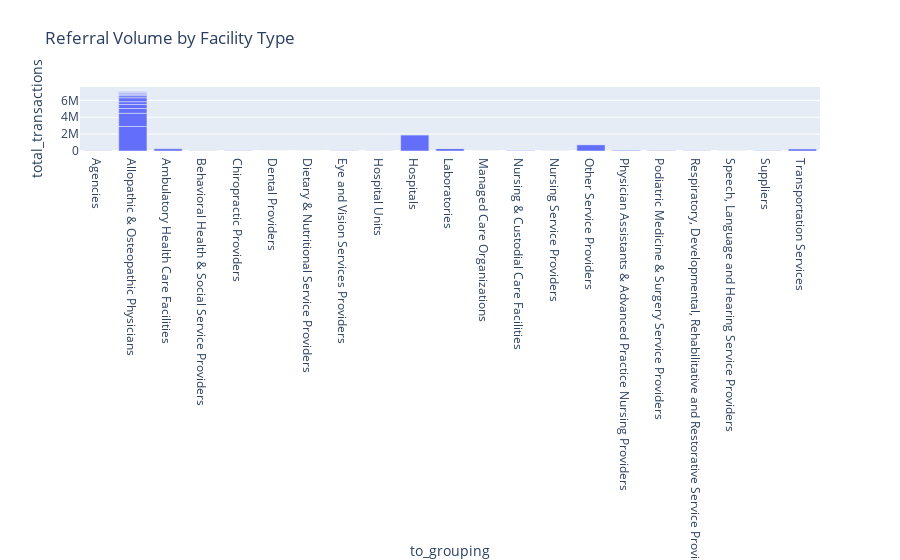

Notebook code cell kept with this figure:
### Code cell
fig = px.bar(classifications,
             x="to_grouping", 
             y="total_transactions", 
             #color="to_classification", 
             title="Referral Volume by Facility Type",
             #hover_name="country", 
             hover_data=["count_npi", "total_patients","total_transactions"])
fig.show()

### Figure 1 — Plotly figure (JSON) as saved in the notebook; plotly's stock layout.template omitted (floating-point values rounded to 4 significant figures; data arrays with more than 128 entries replaced by an {"elided": "..."} marker saying what was removed)
{"data": [{"alignmentgroup": "True", "customdata": {"elided": "66x3 int values"}, "hovertemplate": "to_grouping=%{x}<br>total_transactions=%{customdata[2]}<br>count_npi=%{customdata[0]}<br>total_patients=%{customdata[1]}<extra></extra>", "legendgroup": "", "marker": {"color": "#636efa"}, "name": "", "offsetgroup": "", "orientation": "v", "showlegend": false, "textposition": "auto", "type": "bar", "x": ["Agencies", "Agencies", "Agencies", "Allopathic & Osteopathic Physicians", "Allopathic & Osteopathic Physicians", "Allopathic & Osteopathic Physicians", "Allopathic & Osteopathic Physicians", "Allopathic & Osteopathic Physicians", "Allopathic & Osteopathic Physicians", "Allopathic & Osteopathic Physicians", "Allopathic & Osteopathic Physicians", "Allopathic & Osteopathic Physicians", "Allopathic & Osteopathic Physicians", "Allopathic & Osteopathic Physicians", "Allopathic & Osteopathic Physicians", "Allopathic & Osteopathic Physicians", "Allopathic & Osteopathic Physicians", "Allopathic & Osteopathic Physicians", "Allopathic & Osteopathic Physicians", "Allopathic & Osteopathic Physicians", "Allopathic & Osteopathic Physicians", "Allopathic & Osteopathic Physicians", "Allopathic & Osteopathic Physicians", "Allopathic & Osteopathic Physicians", "Allopathic & Osteopathic Physicians", "Allopathic & Osteopathic Physicians", "Allopathic & Osteopathic Physicians", "Ambulatory Health Care Facilities", "Behavioral Health & Social Service Providers", "Behavioral Health & Social Service Providers", "Behavioral Health & Social Service Providers", "Behavioral Health & Social Service Providers", "Chiropractic Providers", "Dental Providers", "Dietary & Nutritional Service Providers", "Eye and Vision Services Providers", "Hospital Units", "Hospital Units", "Hospitals", "Hospitals", "Hospitals", "Hospitals", "Hospitals", "Laboratories", "Laboratories", "Managed Care Organizations", "Nursing & Custodial Care Facilities", "Nursing & Custodial Care Facilities", "Nursing Service Providers", "Nursing Service Providers", "Other Service Providers", "Other Service Providers", "Physician Assistants & Advanced Practice Nursing Providers", "Physician Assistants & Advanced Practice Nursing Providers", "Physician Assistants & Advanced Practice Nursing Providers", "Physician Assistants & Advanced Practice Nursing Providers", "Podiatric Medicine & Surgery Service Providers", "Respiratory, Developmental, Rehabilitative and Restorative Service Providers", "Speech, Language and Hearing Service Providers", "Speech, Language and Hearing Service Providers", "Suppliers", "Suppliers", "Suppliers", "Suppliers", "Suppliers", "Transportation Services"], "xaxis": "x", "y": [15303, 21473, 77, 2904525, 1566927, 564978, 479192, 328993, 469138, 243732, 111871, 93054, 104564, 80878, 48044, 43585, 48552, 48292, 30557, 16311, 8388, 7920, 2978, 1055, 2747, 1066, 55, 265403, 7372, 5129, 899, 154, 32924, 301, 74, 25835, 7842, 5151, 1935403, 4569, 4377, 5542, 3721, 291971, 2165, 1220, 79497, 9315, 830, 773, 756302, 4907, 119756, 28278, 5053, 256, 42473, 29571, 1333, 272, 93312, 19422, 15216, 888, 602, 238086], "yaxis": "y"}], "layout": {"barmode": "relative", "legend": {"tracegroupgap": 0}, "title": {"text": "Referral Volume by Facility Type"}, "xaxis": {"anchor": "y", "domain": [0, 1], "title": {"text": "to_grouping"}}, "yaxis": {"anchor": "x", "domain": [0, 1], "title": {"text": "total_transactions"}}}}
